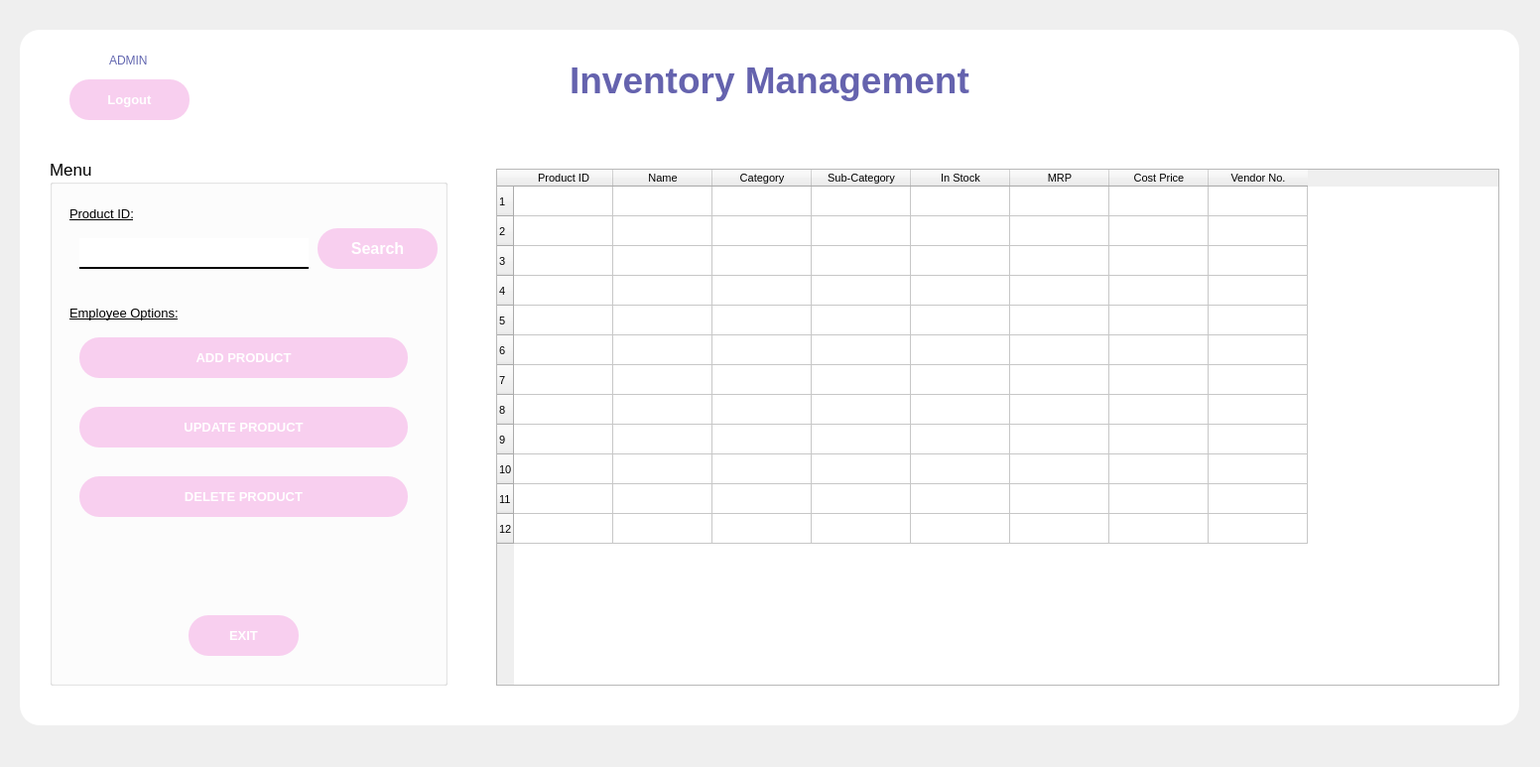
<?xml version="1.0" encoding="UTF-8"?>
<ui version="4.0">
 <class>MainWindow</class>
 <widget class="QMainWindow" name="MainWindow">
  <property name="geometry">
   <rect>
    <x>0</x>
    <y>0</y>
    <width>1552</width>
    <height>773</height>
   </rect>
  </property>
  <property name="windowTitle">
   <string>Inventory Management</string>
  </property>
  <property name="windowIcon">
   <iconset>
    <normaloff>C:/Users/Phuong Nhi/Downloads/teddy-bear.png</normaloff>C:/Users/Phuong Nhi/Downloads/teddy-bear.png</iconset>
  </property>
  <property name="styleSheet">
   <string notr="true"/>
  </property>
  <widget class="QWidget" name="centralwidget">
   <widget class="QLabel" name="label">
    <property name="geometry">
     <rect>
      <x>110</x>
      <y>50</y>
      <width>91</width>
      <height>21</height>
     </rect>
    </property>
    <property name="font">
     <font>
      <pointsize>9</pointsize>
     </font>
    </property>
    <property name="styleSheet">
     <string notr="true">color: rgb(99, 103, 176);</string>
    </property>
    <property name="text">
     <string>ADMIN</string>
    </property>
   </widget>
   <widget class="QPushButton" name="pushButtonLogout">
    <property name="geometry">
     <rect>
      <x>70</x>
      <y>80</y>
      <width>121</width>
      <height>41</height>
     </rect>
    </property>
    <property name="font">
     <font>
      <pointsize>10</pointsize>
      <weight>75</weight>
      <bold>true</bold>
     </font>
    </property>
    <property name="styleSheet">
     <string notr="true">QPushButton {
	color: rgb(255, 255, 255);
    border-radius: 20px;
	background-color: rgb(248, 207, 239);
    padding: 10px;
    font-weight: bold;
}

QPushButton:hover {
    background-color: #ff85c0;
}

QPushButton:pressed {
    background-color: #d14789;
}

QPushButton {
    box-shadow: 5px 5px 15px rgba(0, 0, 0, 0.3); /* Bóng đổ */
}
</string>
    </property>
    <property name="text">
     <string>Logout</string>
    </property>
    <property name="icon">
     <iconset>
      <normaloff>../images/log-out.png</normaloff>../images/log-out.png</iconset>
    </property>
   </widget>
   <widget class="QLabel" name="label_2">
    <property name="geometry">
     <rect>
      <x>450</x>
      <y>30</y>
      <width>651</width>
      <height>101</height>
     </rect>
    </property>
    <property name="font">
     <font>
      <family>MS Shell Dlg 2</family>
      <pointsize>28</pointsize>
      <weight>75</weight>
      <bold>true</bold>
     </font>
    </property>
    <property name="styleSheet">
     <string notr="true">color: rgb(101, 99, 174);</string>
    </property>
    <property name="text">
     <string>Inventory Management</string>
    </property>
    <property name="alignment">
     <set>Qt::AlignCenter</set>
    </property>
   </widget>
   <widget class="QGroupBox" name="groupBoxMenu">
    <property name="geometry">
     <rect>
      <x>50</x>
      <y>160</y>
      <width>401</width>
      <height>531</height>
     </rect>
    </property>
    <property name="font">
     <font>
      <pointsize>13</pointsize>
     </font>
    </property>
    <property name="title">
     <string>Menu</string>
    </property>
    <widget class="QLabel" name="label_3">
     <property name="geometry">
      <rect>
       <x>20</x>
       <y>40</y>
       <width>131</width>
       <height>31</height>
      </rect>
     </property>
     <property name="font">
      <font>
       <pointsize>10</pointsize>
       <underline>true</underline>
      </font>
     </property>
     <property name="styleSheet">
      <string notr="true"/>
     </property>
     <property name="text">
      <string>Product ID:</string>
     </property>
    </widget>
    <widget class="QPushButton" name="pushButtonSearch">
     <property name="geometry">
      <rect>
       <x>270</x>
       <y>70</y>
       <width>121</width>
       <height>41</height>
      </rect>
     </property>
     <property name="font">
      <font>
       <pointsize>12</pointsize>
       <weight>75</weight>
       <bold>true</bold>
      </font>
     </property>
     <property name="styleSheet">
      <string notr="true">QPushButton {
	color: rgb(255, 255, 255);
    border-radius: 20px;
	background-color: rgb(248, 207, 239);
    padding: 10px;
    font-weight: bold;
}

QPushButton:hover {
    background-color: #ff85c0;
}

QPushButton:pressed {
    background-color: #d14789;
}

QPushButton {
    box-shadow: 5px 5px 15px rgba(0, 0, 0, 0.3); /* Bóng đổ */
}
</string>
     </property>
     <property name="text">
      <string>Search</string>
     </property>
     <property name="icon">
      <iconset>
       <normaloff>C:/Users/Phuong Nhi/Downloads/search (1).png</normaloff>C:/Users/Phuong Nhi/Downloads/search (1).png</iconset>
     </property>
     <property name="iconSize">
      <size>
       <width>25</width>
       <height>25</height>
      </size>
     </property>
    </widget>
    <widget class="QLineEdit" name="lineEditProductID">
     <property name="geometry">
      <rect>
       <x>30</x>
       <y>80</y>
       <width>231</width>
       <height>31</height>
      </rect>
     </property>
     <property name="font">
      <font>
       <pointsize>10</pointsize>
       <italic>false</italic>
      </font>
     </property>
     <property name="styleSheet">
      <string notr="true">border: none;
border-bottom: 2px solid black; /* Điều chỉnh độ dày và màu của viền dưới */
padding: 5px;</string>
     </property>
     <property name="placeholderText">
      <string/>
     </property>
    </widget>
    <widget class="QLabel" name="label_4">
     <property name="geometry">
      <rect>
       <x>20</x>
       <y>140</y>
       <width>281</width>
       <height>31</height>
      </rect>
     </property>
     <property name="font">
      <font>
       <pointsize>10</pointsize>
       <underline>true</underline>
      </font>
     </property>
     <property name="text">
      <string>Employee Options:</string>
     </property>
    </widget>
    <widget class="QPushButton" name="pushButtonAddProduct">
     <property name="geometry">
      <rect>
       <x>30</x>
       <y>180</y>
       <width>331</width>
       <height>41</height>
      </rect>
     </property>
     <property name="font">
      <font>
       <pointsize>10</pointsize>
       <weight>75</weight>
       <bold>true</bold>
      </font>
     </property>
     <property name="styleSheet">
      <string notr="true">QPushButton {
	color: rgb(255, 255, 255);
    border-radius: 20px;
	background-color: rgb(248, 207, 239);
    padding: 10px;
    font-weight: bold;
}

QPushButton:hover {
    background-color: #ff85c0;
}

QPushButton:pressed {
    background-color: #d14789;
}

QPushButton {
    box-shadow: 5px 5px 15px rgba(0, 0, 0, 0.3); /* Bóng đổ */
}

</string>
     </property>
     <property name="text">
      <string>ADD PRODUCT</string>
     </property>
     <property name="icon">
      <iconset>
       <normaloff>C:/Users/Phuong Nhi/Downloads/add (2).png</normaloff>C:/Users/Phuong Nhi/Downloads/add (2).png</iconset>
     </property>
     <property name="iconSize">
      <size>
       <width>25</width>
       <height>25</height>
      </size>
     </property>
    </widget>
    <widget class="QPushButton" name="pushButtonUpdateProduct">
     <property name="geometry">
      <rect>
       <x>30</x>
       <y>250</y>
       <width>331</width>
       <height>41</height>
      </rect>
     </property>
     <property name="font">
      <font>
       <pointsize>10</pointsize>
       <weight>75</weight>
       <bold>true</bold>
      </font>
     </property>
     <property name="styleSheet">
      <string notr="true">QPushButton {
	color: rgb(255, 255, 255);
    border-radius: 20px;
	background-color: rgb(248, 207, 239);
    padding: 10px;
    font-weight: bold;
}

QPushButton:hover {
    background-color: #ff85c0;
}

QPushButton:pressed {
    background-color: #d14789;
}

QPushButton {
    box-shadow: 5px 5px 15px rgba(0, 0, 0, 0.3); /* Bóng đổ */
}
</string>
     </property>
     <property name="text">
      <string>UPDATE PRODUCT</string>
     </property>
     <property name="icon">
      <iconset>
       <normaloff>C:/Users/Phuong Nhi/Downloads/backup-data.png</normaloff>C:/Users/Phuong Nhi/Downloads/backup-data.png</iconset>
     </property>
     <property name="iconSize">
      <size>
       <width>25</width>
       <height>25</height>
      </size>
     </property>
    </widget>
    <widget class="QPushButton" name="pushButtonDeleteProduct">
     <property name="geometry">
      <rect>
       <x>30</x>
       <y>320</y>
       <width>331</width>
       <height>41</height>
      </rect>
     </property>
     <property name="font">
      <font>
       <pointsize>10</pointsize>
       <weight>75</weight>
       <bold>true</bold>
      </font>
     </property>
     <property name="styleSheet">
      <string notr="true">QPushButton {
	color: rgb(255, 255, 255);
    border-radius: 20px;
	background-color: rgb(248, 207, 239);
    padding: 10px;
    font-weight: bold;
}

QPushButton:hover {
    background-color: #ff85c0;
}

QPushButton:pressed {
    background-color: #d14789;
}

QPushButton {
    box-shadow: 5px 5px 15px rgba(0, 0, 0, 0.3); /* Bóng đổ */
}
</string>
     </property>
     <property name="text">
      <string>DELETE PRODUCT</string>
     </property>
     <property name="icon">
      <iconset>
       <normaloff>C:/Users/Phuong Nhi/Downloads/eraser.png</normaloff>C:/Users/Phuong Nhi/Downloads/eraser.png</iconset>
     </property>
     <property name="iconSize">
      <size>
       <width>25</width>
       <height>25</height>
      </size>
     </property>
    </widget>
    <widget class="QPushButton" name="pushButtonExit">
     <property name="geometry">
      <rect>
       <x>140</x>
       <y>460</y>
       <width>111</width>
       <height>41</height>
      </rect>
     </property>
     <property name="font">
      <font>
       <pointsize>10</pointsize>
       <weight>75</weight>
       <bold>true</bold>
      </font>
     </property>
     <property name="styleSheet">
      <string notr="true">QPushButton {
	color: rgb(255, 255, 255);
    border-radius: 20px;
	background-color: rgb(248, 207, 239);
    padding: 10px;
    font-weight: bold;
}

QPushButton:hover {
    background-color: #ff85c0;
}

QPushButton:pressed {
    background-color: #d14789;
}

QPushButton {
    box-shadow: 5px 5px 15px rgba(0, 0, 0, 0.3); /* Bóng đổ */
}
</string>
     </property>
     <property name="text">
      <string>EXIT</string>
     </property>
     <property name="icon">
      <iconset>
       <normaloff>../images/close.png</normaloff>../images/close.png</iconset>
     </property>
     <property name="iconSize">
      <size>
       <width>25</width>
       <height>25</height>
      </size>
     </property>
    </widget>
   </widget>
   <widget class="QLabel" name="label_5">
    <property name="geometry">
     <rect>
      <x>20</x>
      <y>30</y>
      <width>1511</width>
      <height>701</height>
     </rect>
    </property>
    <property name="styleSheet">
     <string notr="true">border-radius: 20; background: rgb(255, 255, 255)</string>
    </property>
    <property name="text">
     <string/>
    </property>
   </widget>
   <widget class="QLabel" name="label_6">
    <property name="geometry">
     <rect>
      <x>0</x>
      <y>0</y>
      <width>1551</width>
      <height>771</height>
     </rect>
    </property>
    <property name="text">
     <string/>
    </property>
    <property name="pixmap">
     <pixmap>../images/background.jpg</pixmap>
    </property>
    <property name="scaledContents">
     <bool>true</bool>
    </property>
   </widget>
   <widget class="QLabel" name="label_7">
    <property name="geometry">
     <rect>
      <x>80</x>
      <y>50</y>
      <width>21</width>
      <height>21</height>
     </rect>
    </property>
    <property name="text">
     <string/>
    </property>
    <property name="pixmap">
     <pixmap>../images/profile.png</pixmap>
    </property>
    <property name="scaledContents">
     <bool>true</bool>
    </property>
   </widget>
   <widget class="QLabel" name="timelabel">
    <property name="geometry">
     <rect>
      <x>1280</x>
      <y>60</y>
      <width>191</width>
      <height>21</height>
     </rect>
    </property>
    <property name="font">
     <font>
      <pointsize>10</pointsize>
      <italic>true</italic>
     </font>
    </property>
    <property name="text">
     <string/>
    </property>
   </widget>
   <widget class="QTableWidget" name="tableWidgetProduct">
    <property name="geometry">
     <rect>
      <x>500</x>
      <y>170</y>
      <width>1011</width>
      <height>521</height>
     </rect>
    </property>
    <property name="font">
     <font>
      <pointsize>8</pointsize>
     </font>
    </property>
    <row>
     <property name="text">
      <string>1</string>
     </property>
    </row>
    <row>
     <property name="text">
      <string>2</string>
     </property>
    </row>
    <row>
     <property name="text">
      <string>3</string>
     </property>
    </row>
    <row>
     <property name="text">
      <string>4</string>
     </property>
    </row>
    <row>
     <property name="text">
      <string>5</string>
     </property>
    </row>
    <row>
     <property name="text">
      <string>6</string>
     </property>
    </row>
    <row>
     <property name="text">
      <string>7</string>
     </property>
    </row>
    <row>
     <property name="text">
      <string>8</string>
     </property>
    </row>
    <row>
     <property name="text">
      <string>9</string>
     </property>
    </row>
    <row>
     <property name="text">
      <string>10</string>
     </property>
    </row>
    <row>
     <property name="text">
      <string>11</string>
     </property>
    </row>
    <row>
     <property name="text">
      <string>12</string>
     </property>
    </row>
    <column>
     <property name="text">
      <string>Product ID</string>
     </property>
    </column>
    <column>
     <property name="text">
      <string>Name</string>
     </property>
    </column>
    <column>
     <property name="text">
      <string>Category</string>
     </property>
    </column>
    <column>
     <property name="text">
      <string>Sub-Category</string>
     </property>
    </column>
    <column>
     <property name="text">
      <string>In Stock</string>
     </property>
    </column>
    <column>
     <property name="text">
      <string>MRP</string>
     </property>
    </column>
    <column>
     <property name="text">
      <string>Cost Price</string>
     </property>
    </column>
    <column>
     <property name="text">
      <string>Vendor No.</string>
     </property>
    </column>
   </widget>
   <zorder>label_6</zorder>
   <zorder>label_5</zorder>
   <zorder>label</zorder>
   <zorder>pushButtonLogout</zorder>
   <zorder>label_2</zorder>
   <zorder>groupBoxMenu</zorder>
   <zorder>label_7</zorder>
   <zorder>timelabel</zorder>
   <zorder>tableWidgetProduct</zorder>
  </widget>
 </widget>
 <resources/>
 <connections/>
</ui>
